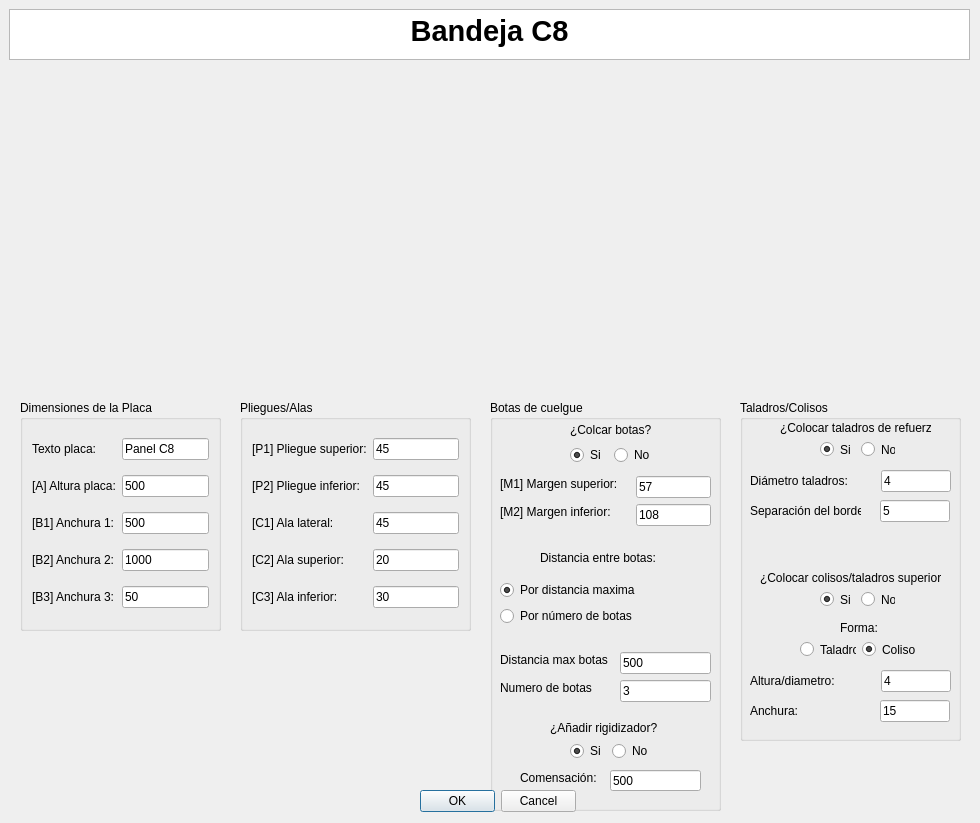
<?xml version="1.0" encoding="UTF-8"?>
<ui version="4.0">
 <class>MyPositionDialog</class>
 <widget class="QDialog" name="MyPositionDialog">
  <property name="geometry">
   <rect>
    <x>0</x>
    <y>0</y>
    <width>980</width>
    <height>823</height>
   </rect>
  </property>
  <property name="windowTitle">
   <string>Enter Position</string>
  </property>
  <property name="whatsThis">
   <string>&lt;html&gt;&lt;head/&gt;&lt;body&gt;&lt;p&gt;Esta ventana de KSDpanel te permite introducir todas las medidas correspondientes del panel seleccionado.&lt;/p&gt;&lt;p&gt;Recuerda que todas las medidas deben de ir en milimetros (mm).&lt;/p&gt;&lt;/body&gt;&lt;/html&gt;</string>
  </property>
  <widget class="QDialogButtonBox" name="buttonBox">
   <property name="geometry">
    <rect>
     <x>420</x>
     <y>790</y>
     <width>156</width>
     <height>23</height>
    </rect>
   </property>
   <property name="orientation">
    <enum>Qt::Horizontal</enum>
   </property>
   <property name="standardButtons">
    <set>QDialogButtonBox::Cancel|QDialogButtonBox::Ok</set>
   </property>
  </widget>
  <widget class="QTextBrowser" name="textBrowser">
   <property name="geometry">
    <rect>
     <x>9</x>
     <y>9</y>
     <width>961</width>
     <height>51</height>
    </rect>
   </property>
   <property name="html">
    <string>&lt;!DOCTYPE HTML PUBLIC &quot;-//W3C//DTD HTML 4.0//EN&quot; &quot;http://www.w3.org/TR/REC-html40/strict.dtd&quot;&gt;
&lt;html&gt;&lt;head&gt;&lt;meta name=&quot;qrichtext&quot; content=&quot;1&quot; /&gt;&lt;style type=&quot;text/css&quot;&gt;
p, li { white-space: pre-wrap; }
&lt;/style&gt;&lt;/head&gt;&lt;body style=&quot; font-family:'MS Shell Dlg 2'; font-size:8.25pt; font-weight:400; font-style:normal;&quot;&gt;
&lt;p align=&quot;center&quot; style=&quot; margin-top:0px; margin-bottom:0px; margin-left:0px; margin-right:0px; -qt-block-indent:0; text-indent:0px;&quot;&gt;&lt;span style=&quot; font-size:22pt; font-weight:600;&quot;&gt;Bandeja C8&lt;/span&gt;&lt;/p&gt;&lt;/body&gt;&lt;/html&gt;</string>
   </property>
  </widget>
  <widget class="QGroupBox" name="groupBox">
   <property name="geometry">
    <rect>
     <x>490</x>
     <y>400</y>
     <width>231</width>
     <height>411</height>
    </rect>
   </property>
   <property name="styleSheet">
    <string notr="true">font: 10pt &quot;MS Shell Dlg 2&quot;;</string>
   </property>
   <property name="title">
    <string>Botas de cuelgue</string>
   </property>
   <widget class="QLineEdit" name="numeroBotasUI">
    <property name="geometry">
     <rect>
      <x>130</x>
      <y>280</y>
      <width>91</width>
      <height>22</height>
     </rect>
    </property>
    <property name="text">
     <string>3</string>
    </property>
   </widget>
   <widget class="QLineEdit" name="distanciaEntreBotasUI">
    <property name="geometry">
     <rect>
      <x>130</x>
      <y>252</y>
      <width>91</width>
      <height>22</height>
     </rect>
    </property>
    <property name="text">
     <string>500</string>
    </property>
   </widget>
   <widget class="QLabel" name="label_7">
    <property name="geometry">
     <rect>
      <x>10</x>
      <y>280</y>
      <width>98</width>
      <height>16</height>
     </rect>
    </property>
    <property name="text">
     <string>Numero de botas</string>
    </property>
   </widget>
   <widget class="QLabel" name="label_6">
    <property name="geometry">
     <rect>
      <x>10</x>
      <y>252</y>
      <width>114</width>
      <height>16</height>
     </rect>
    </property>
    <property name="text">
     <string>Distancia max botas</string>
    </property>
   </widget>
   <widget class="QLabel" name="label_3">
    <property name="geometry">
     <rect>
      <x>10</x>
      <y>76</y>
      <width>130</width>
      <height>16</height>
     </rect>
    </property>
    <property name="text">
     <string>[M1] Margen superior:</string>
    </property>
   </widget>
   <widget class="QLabel" name="label_5">
    <property name="geometry">
     <rect>
      <x>10</x>
      <y>104</y>
      <width>124</width>
      <height>16</height>
     </rect>
    </property>
    <property name="text">
     <string>[M2] Margen inferior:</string>
    </property>
   </widget>
   <widget class="QLineEdit" name="margenAUI">
    <property name="geometry">
     <rect>
      <x>146</x>
      <y>76</y>
      <width>75</width>
      <height>22</height>
     </rect>
    </property>
    <property name="text">
     <string>57</string>
    </property>
   </widget>
   <widget class="QLineEdit" name="margenBUI">
    <property name="geometry">
     <rect>
      <x>146</x>
      <y>104</y>
      <width>75</width>
      <height>22</height>
     </rect>
    </property>
    <property name="text">
     <string>108</string>
    </property>
   </widget>
   <widget class="QLabel" name="label_10">
    <property name="geometry">
     <rect>
      <x>50</x>
      <y>150</y>
      <width>125</width>
      <height>16</height>
     </rect>
    </property>
    <property name="text">
     <string>Distancia entre botas:</string>
    </property>
   </widget>
   <widget class="QWidget" name="layoutWidget">
    <property name="geometry">
     <rect>
      <x>80</x>
      <y>21</y>
      <width>85</width>
      <height>44</height>
     </rect>
    </property>
    <layout class="QGridLayout" name="gridLayout">
     <item row="0" column="0" colspan="2">
      <widget class="QLabel" name="label_2">
       <property name="mouseTracking">
        <bool>false</bool>
       </property>
       <property name="text">
        <string>¿Colcar botas?</string>
       </property>
       <property name="buddy">
        <cstring>label_2</cstring>
       </property>
      </widget>
     </item>
     <item row="1" column="0">
      <widget class="QRadioButton" name="crearBotasUI">
       <property name="text">
        <string>Si</string>
       </property>
       <property name="checked">
        <bool>true</bool>
       </property>
      </widget>
     </item>
     <item row="1" column="1">
      <widget class="QRadioButton" name="noCrearBotasUI">
       <property name="text">
        <string>No</string>
       </property>
      </widget>
     </item>
    </layout>
   </widget>
   <widget class="QWidget" name="layoutWidget">
    <property name="geometry">
     <rect>
      <x>10</x>
      <y>180</y>
      <width>147</width>
      <height>48</height>
     </rect>
    </property>
    <layout class="QVBoxLayout" name="verticalLayout">
     <item>
      <widget class="QRadioButton" name="parametroBotasUI_3">
       <property name="text">
        <string>Por distancia maxima</string>
       </property>
       <property name="checked">
        <bool>true</bool>
       </property>
      </widget>
     </item>
     <item>
      <widget class="QRadioButton" name="parametroBotasUI">
       <property name="text">
        <string>Por número de botas</string>
       </property>
      </widget>
     </item>
    </layout>
   </widget>
   <widget class="QLabel" name="label_23">
    <property name="geometry">
     <rect>
      <x>60</x>
      <y>320</y>
      <width>121</width>
      <height>16</height>
     </rect>
    </property>
    <property name="text">
     <string>¿Añadir rigidizador?</string>
    </property>
   </widget>
   <widget class="QWidget" name="layoutWidget_2">
    <property name="geometry">
     <rect>
      <x>80</x>
      <y>340</y>
      <width>80</width>
      <height>22</height>
     </rect>
    </property>
    <layout class="QHBoxLayout" name="horizontalLayout_4">
     <item>
      <widget class="QRadioButton" name="crearRigidizadorUI">
       <property name="text">
        <string>Si</string>
       </property>
       <property name="checked">
        <bool>true</bool>
       </property>
      </widget>
     </item>
     <item>
      <widget class="QRadioButton" name="noCrearRigidizadorUI">
       <property name="text">
        <string>No</string>
       </property>
      </widget>
     </item>
    </layout>
   </widget>
   <widget class="QLineEdit" name="compensacionGrosorCompositeUI">
    <property name="geometry">
     <rect>
      <x>120</x>
      <y>370</y>
      <width>91</width>
      <height>21</height>
     </rect>
    </property>
    <property name="text">
     <string>500</string>
    </property>
   </widget>
   <widget class="QLabel" name="label_24">
    <property name="geometry">
     <rect>
      <x>30</x>
      <y>370</y>
      <width>91</width>
      <height>16</height>
     </rect>
    </property>
    <property name="text">
     <string>Comensación:</string>
    </property>
   </widget>
  </widget>
  <widget class="QGroupBox" name="groupBox_2">
   <property name="geometry">
    <rect>
     <x>240</x>
     <y>400</y>
     <width>231</width>
     <height>231</height>
    </rect>
   </property>
   <property name="styleSheet">
    <string notr="true">font: 10pt &quot;MS Shell Dlg 2&quot;;</string>
   </property>
   <property name="title">
    <string>Pliegues/Alas</string>
   </property>
   <layout class="QGridLayout" name="gridLayout_2">
    <item row="5" column="0">
     <widget class="QLabel" name="label_12">
      <property name="text">
       <string>[C3] Ala inferior:</string>
      </property>
     </widget>
    </item>
    <item row="1" column="0">
     <widget class="QLabel" name="label_14">
      <property name="text">
       <string>[P2] Pliegue inferior:</string>
      </property>
     </widget>
    </item>
    <item row="0" column="0">
     <widget class="QLabel" name="label_13">
      <property name="text">
       <string>[P1] Pliegue superior:</string>
      </property>
     </widget>
    </item>
    <item row="3" column="1">
     <widget class="QLineEdit" name="alaIzquierdaUI">
      <property name="text">
       <string>45</string>
      </property>
     </widget>
    </item>
    <item row="4" column="1">
     <widget class="QLineEdit" name="alaSuperiorUI">
      <property name="text">
       <string>20</string>
      </property>
     </widget>
    </item>
    <item row="3" column="0">
     <widget class="QLabel" name="label_9">
      <property name="text">
       <string>[C1] Ala lateral:</string>
      </property>
     </widget>
    </item>
    <item row="0" column="1">
     <widget class="QLineEdit" name="pliegueSuperiorUI">
      <property name="text">
       <string>45</string>
      </property>
     </widget>
    </item>
    <item row="4" column="0">
     <widget class="QLabel" name="label_11">
      <property name="text">
       <string>[C2] Ala superior:</string>
      </property>
     </widget>
    </item>
    <item row="5" column="1">
     <widget class="QLineEdit" name="alaInferiorUI">
      <property name="text">
       <string>30</string>
      </property>
     </widget>
    </item>
    <item row="1" column="1">
     <widget class="QLineEdit" name="pliegueInferiorUI">
      <property name="text">
       <string>45</string>
      </property>
     </widget>
    </item>
   </layout>
  </widget>
  <widget class="QLabel" name="imagenPanelUI">
   <property name="geometry">
    <rect>
     <x>230</x>
     <y>70</y>
     <width>501</width>
     <height>321</height>
    </rect>
   </property>
   <property name="text">
    <string/>
   </property>
   <property name="pixmap">
    <pixmap>../imagenes/REF_CH8cotas.jpg</pixmap>
   </property>
   <property name="scaledContents">
    <bool>true</bool>
   </property>
   <property name="wordWrap">
    <bool>false</bool>
   </property>
   <property name="margin">
    <number>0</number>
   </property>
   <property name="openExternalLinks">
    <bool>false</bool>
   </property>
  </widget>
  <widget class="QGroupBox" name="groupBox_3">
   <property name="geometry">
    <rect>
     <x>20</x>
     <y>400</y>
     <width>201</width>
     <height>231</height>
    </rect>
   </property>
   <property name="styleSheet">
    <string notr="true">font: 10pt &quot;MS Shell Dlg 2&quot;;</string>
   </property>
   <property name="title">
    <string>Dimensiones de la Placa</string>
   </property>
   <layout class="QGridLayout" name="gridLayout_3">
    <item row="0" column="1">
     <widget class="QLineEdit" name="textoDescriptivoA0UI">
      <property name="text">
       <string>Panel C8</string>
      </property>
     </widget>
    </item>
    <item row="0" column="0">
     <widget class="QLabel" name="label">
      <property name="text">
       <string>Texto placa:</string>
      </property>
     </widget>
    </item>
    <item row="1" column="0">
     <widget class="QLabel" name="label_8">
      <property name="text">
       <string>[A] Altura placa:</string>
      </property>
     </widget>
    </item>
    <item row="2" column="0">
     <widget class="QLabel" name="label_4">
      <property name="text">
       <string>[B1] Anchura 1:</string>
      </property>
     </widget>
    </item>
    <item row="3" column="1">
     <widget class="QLineEdit" name="anchura2UI">
      <property name="text">
       <string>1000</string>
      </property>
     </widget>
    </item>
    <item row="1" column="1">
     <widget class="QLineEdit" name="alturaPlacaUI">
      <property name="text">
       <string>500</string>
      </property>
     </widget>
    </item>
    <item row="2" column="1">
     <widget class="QLineEdit" name="anchura1UI">
      <property name="text">
       <string>500</string>
      </property>
     </widget>
    </item>
    <item row="3" column="0">
     <widget class="QLabel" name="label_22">
      <property name="text">
       <string>[B2] Anchura 2:</string>
      </property>
     </widget>
    </item>
    <item row="4" column="0">
     <widget class="QLabel" name="label_26">
      <property name="text">
       <string>[B3] Anchura 3:</string>
      </property>
     </widget>
    </item>
    <item row="4" column="1">
     <widget class="QLineEdit" name="anchura3UI">
      <property name="text">
       <string>50</string>
      </property>
     </widget>
    </item>
   </layout>
  </widget>
  <widget class="QGroupBox" name="groupBox_4">
   <property name="geometry">
    <rect>
     <x>740</x>
     <y>400</y>
     <width>221</width>
     <height>341</height>
    </rect>
   </property>
   <property name="title">
    <string>Taladros/Colisos</string>
   </property>
   <widget class="QLabel" name="label_15">
    <property name="geometry">
     <rect>
      <x>40</x>
      <y>20</y>
      <width>151</width>
      <height>16</height>
     </rect>
    </property>
    <property name="text">
     <string>¿Colocar taladros de refuerzo?</string>
    </property>
   </widget>
   <widget class="QLabel" name="label_16">
    <property name="geometry">
     <rect>
      <x>10</x>
      <y>70</y>
      <width>125</width>
      <height>22</height>
     </rect>
    </property>
    <property name="text">
     <string>Diámetro taladros:</string>
    </property>
   </widget>
   <widget class="QLineEdit" name="diametroTaladrosUI">
    <property name="geometry">
     <rect>
      <x>141</x>
      <y>70</y>
      <width>70</width>
      <height>22</height>
     </rect>
    </property>
    <property name="text">
     <string>4</string>
    </property>
   </widget>
   <widget class="QLineEdit" name="distanciaBordeUI">
    <property name="geometry">
     <rect>
      <x>140</x>
      <y>100</y>
      <width>70</width>
      <height>22</height>
     </rect>
    </property>
    <property name="text">
     <string>5</string>
    </property>
   </widget>
   <widget class="QLabel" name="label_17">
    <property name="geometry">
     <rect>
      <x>10</x>
      <y>100</y>
      <width>111</width>
      <height>21</height>
     </rect>
    </property>
    <property name="text">
     <string>Separación del borde:</string>
    </property>
   </widget>
   <widget class="QLabel" name="label_18">
    <property name="geometry">
     <rect>
      <x>20</x>
      <y>170</y>
      <width>181</width>
      <height>16</height>
     </rect>
    </property>
    <property name="text">
     <string>¿Colocar colisos/taladros superiores?</string>
    </property>
   </widget>
   <widget class="QLabel" name="label_19">
    <property name="geometry">
     <rect>
      <x>100</x>
      <y>220</y>
      <width>41</width>
      <height>16</height>
     </rect>
    </property>
    <property name="text">
     <string>Forma:</string>
    </property>
   </widget>
   <widget class="QLineEdit" name="anchuraColisoUI">
    <property name="geometry">
     <rect>
      <x>140</x>
      <y>300</y>
      <width>70</width>
      <height>22</height>
     </rect>
    </property>
    <property name="text">
     <string>15</string>
    </property>
   </widget>
   <widget class="QLineEdit" name="alturaColisoUI">
    <property name="geometry">
     <rect>
      <x>141</x>
      <y>270</y>
      <width>70</width>
      <height>22</height>
     </rect>
    </property>
    <property name="text">
     <string>4</string>
    </property>
   </widget>
   <widget class="QLabel" name="label_20">
    <property name="geometry">
     <rect>
      <x>10</x>
      <y>300</y>
      <width>111</width>
      <height>21</height>
     </rect>
    </property>
    <property name="text">
     <string>Anchura:</string>
    </property>
   </widget>
   <widget class="QLabel" name="label_21">
    <property name="geometry">
     <rect>
      <x>10</x>
      <y>270</y>
      <width>125</width>
      <height>22</height>
     </rect>
    </property>
    <property name="text">
     <string>Altura/diametro:</string>
    </property>
   </widget>
   <widget class="QWidget" name="layoutWidget">
    <property name="geometry">
     <rect>
      <x>80</x>
      <y>40</y>
      <width>75</width>
      <height>19</height>
     </rect>
    </property>
    <layout class="QHBoxLayout" name="horizontalLayout">
     <item>
      <widget class="QRadioButton" name="crearTaladrosUI">
       <property name="text">
        <string>Si</string>
       </property>
       <property name="checked">
        <bool>true</bool>
       </property>
      </widget>
     </item>
     <item>
      <widget class="QRadioButton" name="noCrearTaladrosUI">
       <property name="text">
        <string>No</string>
       </property>
      </widget>
     </item>
    </layout>
   </widget>
   <widget class="QWidget" name="layoutWidget">
    <property name="geometry">
     <rect>
      <x>80</x>
      <y>190</y>
      <width>75</width>
      <height>19</height>
     </rect>
    </property>
    <layout class="QHBoxLayout" name="horizontalLayout_2">
     <item>
      <widget class="QRadioButton" name="crearColisoUI">
       <property name="text">
        <string>Si</string>
       </property>
       <property name="checked">
        <bool>true</bool>
       </property>
      </widget>
     </item>
     <item>
      <widget class="QRadioButton" name="noCrearColisoUI">
       <property name="text">
        <string>No</string>
       </property>
      </widget>
     </item>
    </layout>
   </widget>
   <widget class="QWidget" name="layoutWidget">
    <property name="geometry">
     <rect>
      <x>60</x>
      <y>240</y>
      <width>118</width>
      <height>19</height>
     </rect>
    </property>
    <layout class="QHBoxLayout" name="horizontalLayout_3">
     <item>
      <widget class="QRadioButton" name="taladroColisoUI">
       <property name="text">
        <string>Taladro</string>
       </property>
      </widget>
     </item>
     <item>
      <widget class="QRadioButton" name="colisoColisoUI">
       <property name="text">
        <string>Coliso</string>
       </property>
       <property name="checked">
        <bool>true</bool>
       </property>
      </widget>
     </item>
    </layout>
   </widget>
  </widget>
  <zorder>groupBox_2</zorder>
  <zorder>groupBox</zorder>
  <zorder>buttonBox</zorder>
  <zorder>textBrowser</zorder>
  <zorder>imagenPanelUI</zorder>
  <zorder>groupBox_3</zorder>
  <zorder>groupBox_4</zorder>
 </widget>
 <resources/>
 <connections>
  <connection>
   <sender>buttonBox</sender>
   <signal>accepted()</signal>
   <receiver>MyPositionDialog</receiver>
   <slot>accept()</slot>
   <hints>
    <hint type="sourcelabel">
     <x>248</x>
     <y>254</y>
    </hint>
    <hint type="destinationlabel">
     <x>157</x>
     <y>274</y>
    </hint>
   </hints>
  </connection>
  <connection>
   <sender>buttonBox</sender>
   <signal>rejected()</signal>
   <receiver>MyPositionDialog</receiver>
   <slot>reject()</slot>
   <hints>
    <hint type="sourcelabel">
     <x>316</x>
     <y>260</y>
    </hint>
    <hint type="destinationlabel">
     <x>286</x>
     <y>274</y>
    </hint>
   </hints>
  </connection>
 </connections>
</ui>
